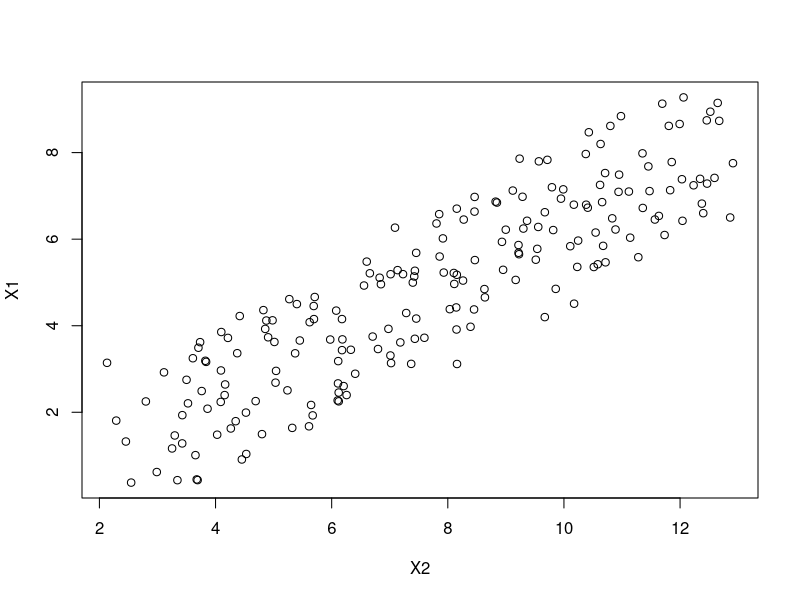

This figure's R source:
data("airquality")
head(airquality, 15)
library(dplyr)
airquality = airquality %>% 
  subset(is.na(Solar.R)==FALSE & is.na(Ozone)==FALSE)

###Exercise 1
Y = seq(from=0, to=20, by=0.1)
X1 = (Y-2)/3 + runif(length(Y), min=0.5, max=4)
X2 = (Y+3)/2 + runif(length(Y), min=0.5, max=2)
plot(X1~X2)
df = as.data.frame(cbind(Y, X1, X2))
summary(lm(Y~X1, data=df))
###Coefficients:
###Estimate Std. Error t value Pr(>|t|)    
###X1 2.34525    0.09095  25.787  < 2e-16 ***
summary(lm(Y~X2, data=df))
###Coefficients:
###Estimate Std. Error t value Pr(>|t|)    
###X2 1.97893    0.02041   96.97   <2e-16 ***
summary(lm(Y~X1+X2, data=df))
###Coefficients:
###Estimate Std. Error t value Pr(>|t|)    
###X1 0.17588    0.05413   3.249  0.00136 ** 
###X2 1.86441    0.04049  46.042  < 2e-16 ***

###The conclusion is that after increasing the noise of X1, it's coefficient value in lm(Y~X1) is decrease compare with the samll noise it used to be. There is no dbout in the lm(Y~X1+X2) X1's coefficient value is way more off. But from the plot it can be seen, by increase the noise of X1, the corelation between X1 and X2 is reduced. 
####Therefore, in the lm(Y~X1+X2) modele, the coffecient value of X2 is less off (estimate better) than beofre we reduce the corelation of X1 and x2 by incresing the noise of X1.



###Exercise 2
mod1 = lm(Temp~Wind, data=airquality)
summary(mod1)
mod2 = lm(Temp~Wind+Solar.R, data=airquality)
summary(mod2)
mod3 = lm(Temp~Wind+Solar.R+Ozone, data=airquality)
summary(mod3)
anova(mod1, mod2, mod3)

###Model 1: Temp ~ Wind
###Model 2: Temp ~ Wind + Solar.R
###Model 3: Temp ~ Wind + Solar.R + Ozone
###Res.Df    RSS Df Sum of Sq      F    Pr(>F)    
###1    109 7520.7                                  
###2    108 6979.5  1    541.17 11.589 0.0009349 ***
###3    107 4996.6  1   1982.90 42.463 2.424e-09 ***

###From the output table, we see that RSS of mod3 is 4996.6. 
###The interpretation of these results is that mod3 explains significantly greater amount of varaince comparing to mod2, because the probability for mod2 to explain the same amount of variance as mod3 is 2.424e-09.


### Exercise 3
AIC(mod1) ###788.9671
AIC(mod2) ###782.6779
AIC(mod3) ###747.5795
### the smaller the AIC is the less information is lossed, therefore, mod3 is a better performed model compare with other two models.
